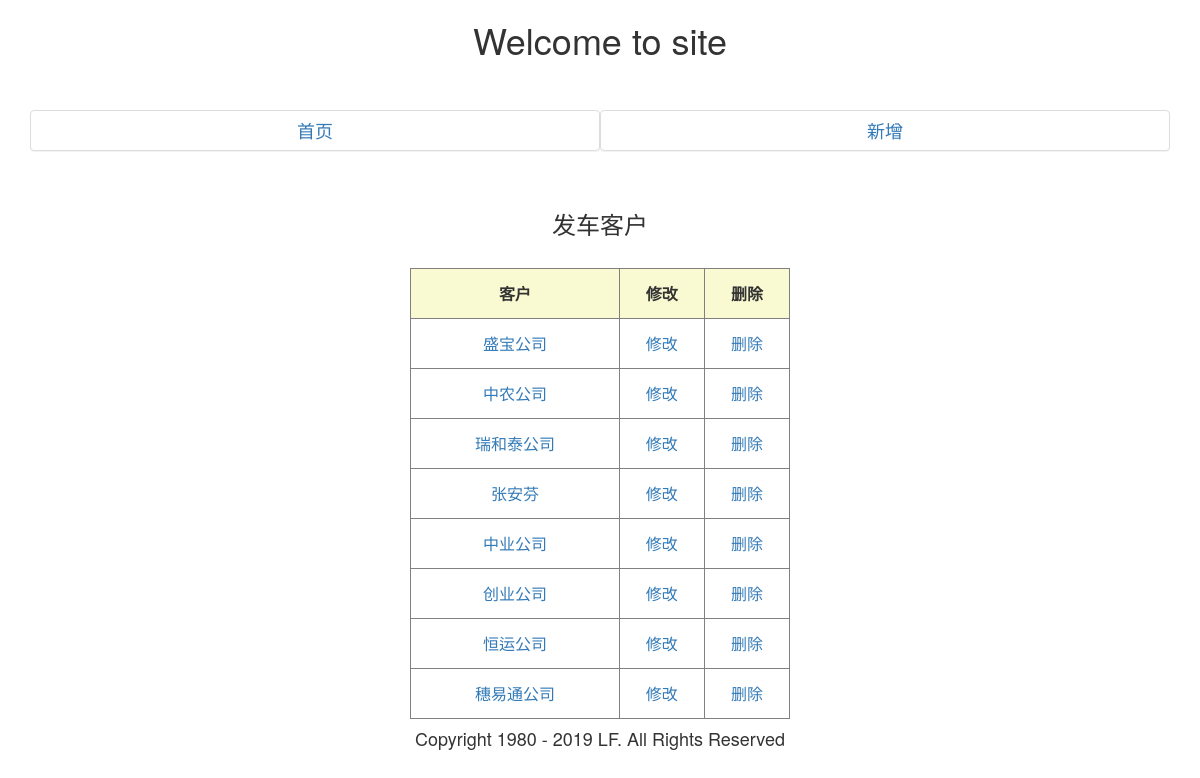
Page /fachekehu/ on the committed database.
### tongzhidan/models.py (models this page shows, shortened)
class Fachekehu(models.Model):
    name = models.CharField('发车客户', max_length=200)
    class Meta:
        verbose_name = '发车客户表'
        verbose_name_plural = '发车客户表'

### tongzhidan/views.py (the view)
# urls.py: path('fachekehu/', views.FachekehuList.as_view(), name='fachekehu_list'),
class FachekehuList(ListView):
    model = Fachekehu

### tongzhidan/templates/tongzhidan/fachekehu_list.html (shortened to what this page needs)
{% extends 'base.html' %}
{% block body %}
<br>
    <br>
   <div class="container">
    <div class="col-lg-6 panel panel-default">
    <h4><a href="{% url 'list' %}">首页</a></h4>
    </div>
   <div class="col-lg-6 panel panel-default">
    <h4><a href="{% url 'fachekehu_create' %}">新增</a></h4>
    </div>
   </div>
    <br>
    <h3>发车客户</h3>
<br>
    <div class="row">
    <div class="col-md-4 col-md-push-4">
    <table border="1">
    <th>客户</th>
    <th>修改</th>
    <th>删除</th>
        {% for object in object_list %}
        <tbody>
            <td><a href="{% url 'fachekehu_detail' object.id %}">{{ object.name }}</a></td>
            <td><a href="{% url 'fachekehu_update' object.id %}">修改</a></td>
            <td><a href="{% url 'fachekehu_delete' object.id %}">删除</a></td>
        </tbody>
        {% endfor %}
    </table>
    </div></div>
{% endblock %}

### static/css/base.css (style rules this page uses)
h3 { text-align:center; }
h4 { text-align:center; }
table { width:100%; border:1px solid gray; font-size:12px }
th { height:50px; border:1px solid gray; vertical-align:middle !important; font-size:16px; text-align:center; background-color:lightgoldenrodyellow }
td { height:50px; border:1px solid gray; vertical-align:middle; text-align:center; font-size:16px; }

### rows in the picture
Fachekehu: name "盛宝公司"
Fachekehu: name "中农公司"
Fachekehu: name "瑞和泰公司"
Fachekehu: name "张安芬"
Fachekehu: name "中业公司"
Fachekehu: name "创业公司"
Fachekehu: name "恒运公司"
Fachekehu: name "穗易通公司"
